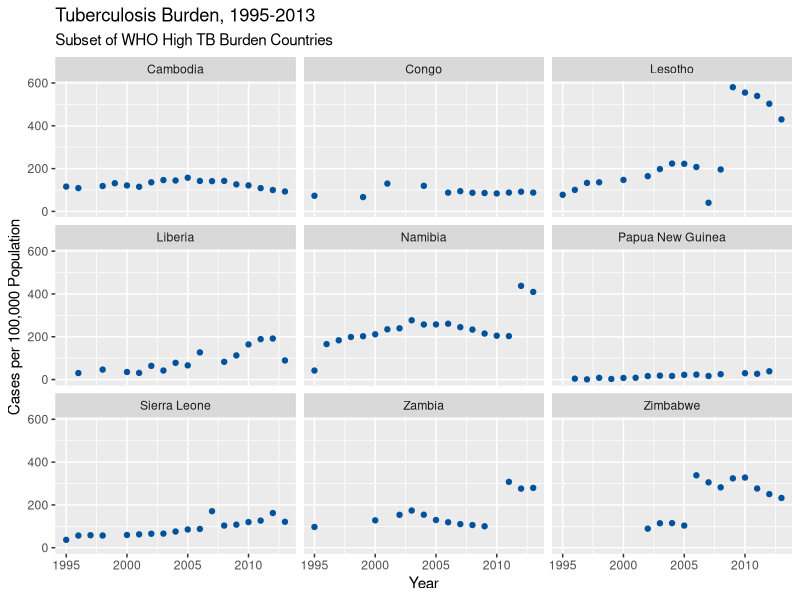

The R script that drew this image:
## ---- chunk 1
library(tidyverse)
library(scales)
## ---- chunk 2
who2 <- who %>%
  # this first code block is splitting out sex and age groups
  pivot_longer(
    cols = new_sp_m014:newrel_f65, 
    names_to = "key", 
    values_to = "cases", 
    values_drop_na = TRUE
  ) %>% 
  mutate(
    key = stringr::str_replace(key, "newrel", "new_rel")
  ) %>%
  separate(key, c("new", "var", "sexage")) %>% 
  select(-new, -iso2, -iso3) %>% 
  separate(sexage, c("sex", "age"), sep = 1) 

who2$country=recode(who2$country, "United States of America" = "USA")

whoage <- who2 %>%
  group_by(country,year,var,age) %>%
  summarize(casecount=sum(cases)) %>%
  ungroup()

# making this prettier for printing purposes
whoage$agecat=recode(whoage$age, `014` = "0-14", `1524` = "15-24", `2534` = "25-34", `3544` = "35-44", `4554` = "45-54", `5564` = "55-64", `65` = "65+" )

whoage2 <- whoage %>%
  group_by(country,year,agecat) %>%
  summarize(cases=sum(casecount)) %>%
  ungroup()

whocollapse <- whoage %>%
  group_by(country,year) %>%
  summarize(cases=sum(casecount)) %>%
  ungroup()

population$country=recode(population$country,"United States of America"="USA")

# we'll learn about merging data sets soon
whotbpop <- right_join(whocollapse,population)
whotbpop$cases100000=whotbpop$cases/whotbpop$population*100000
## ---- chunk 3
  
## ---- chunk 4

whotbpop$logpop = log(whotbpop$population)

## ---- chunk 5

## ---- chunk 6

## ---- chunk 7

whotbpop$logcase = log(whotbpop$cases100000 + 1)

## ---- chunk 8

## summary case counts (change for your countries)
casecounts <- whoage2 %>%
  filter(country %in% c("Uganda", "USA", "Japan", "Peru", "Pakistan") &
           year == 2013) %>%
  group_by(country, agecat) %>%
  summarize(cases)
## ---- chunk 9

whotbpop %>%
  filter(
    country %in% c(
      "Cambodia",
      "Congo",
      "Lesotho",
      "Liberia",
      "Namibia",
      "Papua New Guinea",
      "Sierra Leone",
      "Zambia",
      "Zimbabwe"
    )
  ) %>%
  ggplot(aes(x = year, y = cases100000)) +
  geom_point(color='#00539B') +
  labs(
    x = "Year",
    y = "Cases per 100,000 Population",
    title = "Tuberculosis Burden, 1995-2013",
    subtitle = "Subset of WHO High TB Burden Countries"
  ) +
  facet_wrap(~ country, nrow = 3)

